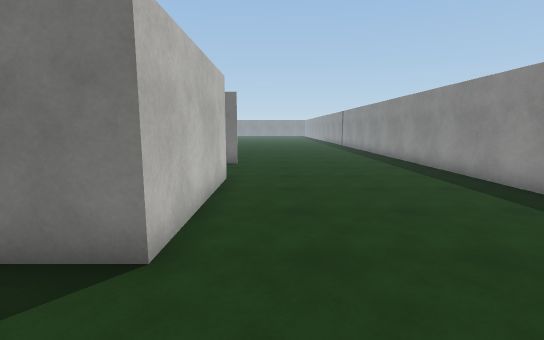
[1] (above)

19 first-person views from a walk through a scene from a Unity 3-D project. The camera is 1.5 m above the floor, tilts 8° down and sees 85° across. The floor is counted in squares, 1 m on a side. Each view is taken from the middle of a square. On the plan, view 1 faces up. The plan holds only what a view shows up to about 15 squares ahead; the rest is blank. The place goes on beyond the plan. Some animated figures are not drawn. Surface patterns are stand-ins for the level's own textures.

[2]
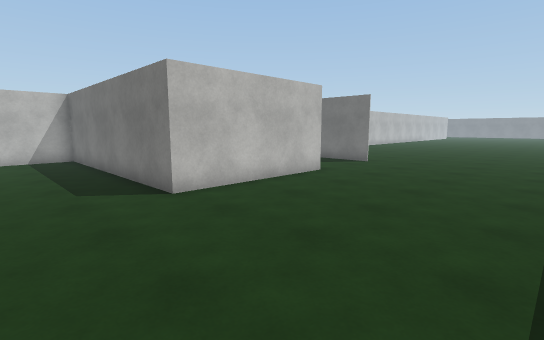

[3]
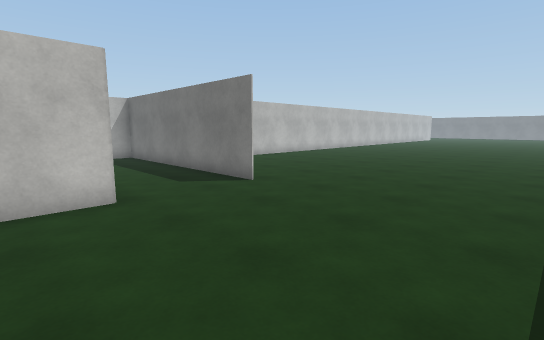

[4]
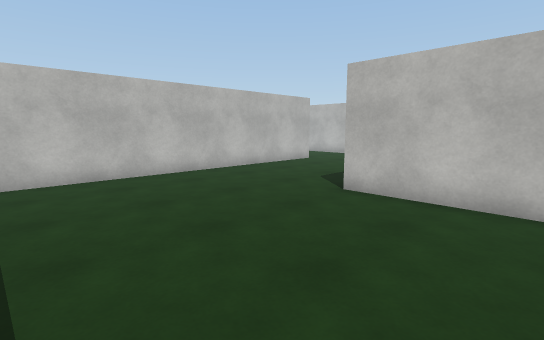

[5]
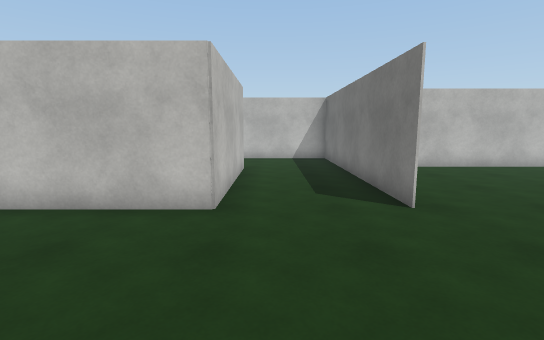

[6]
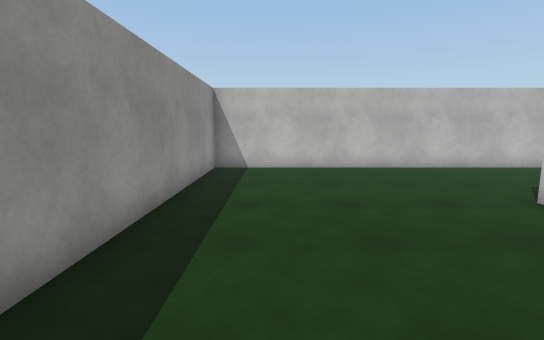

[7]
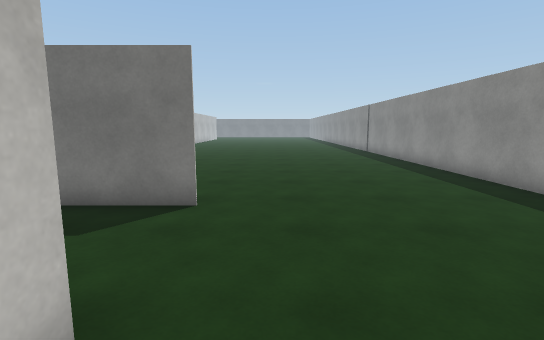

[8]
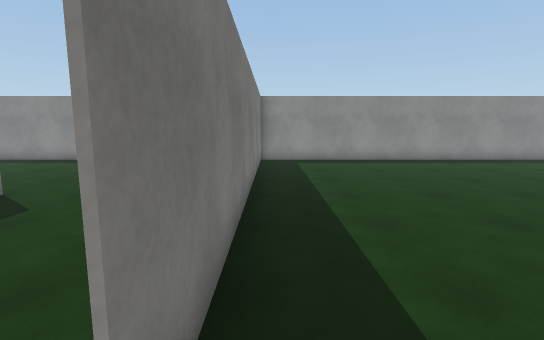

[9]
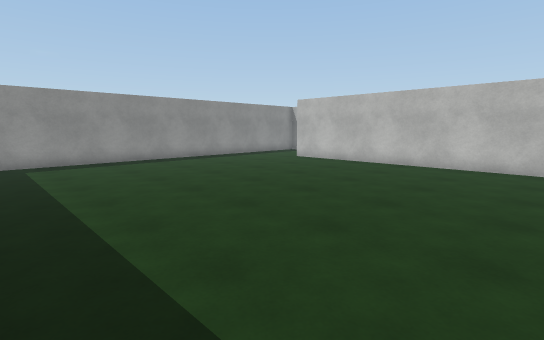

[10]
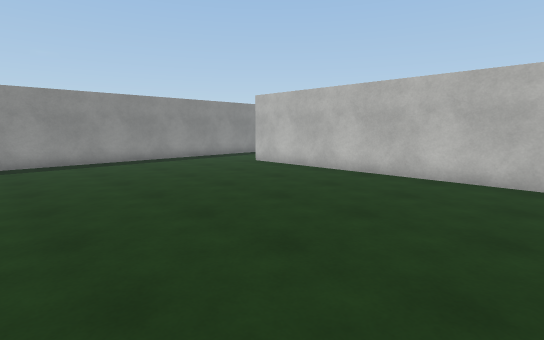

[11]
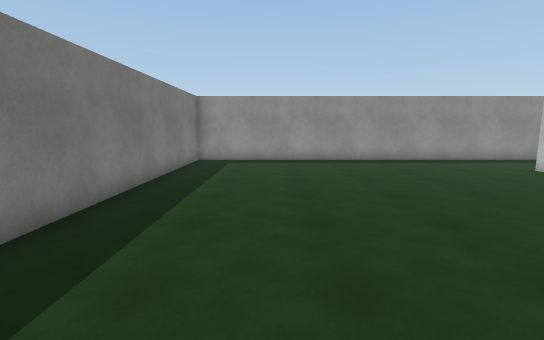

[12]
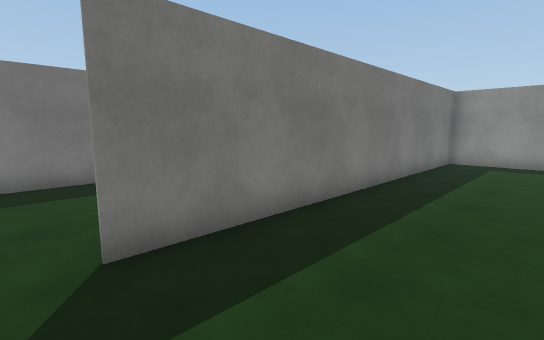

[13]
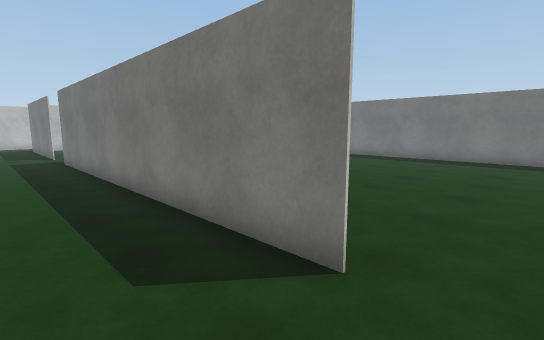

[14]
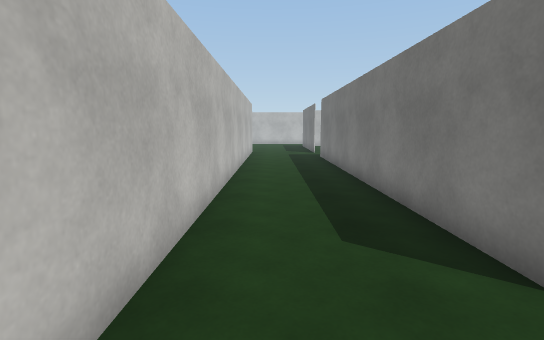

[15]
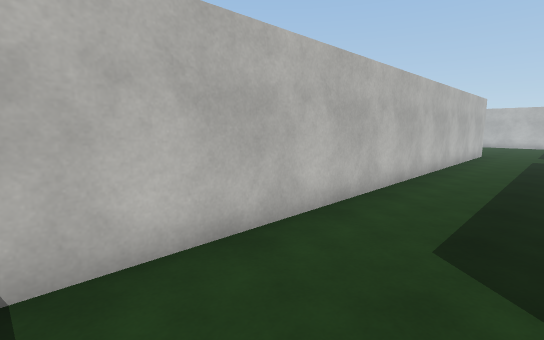

[16]
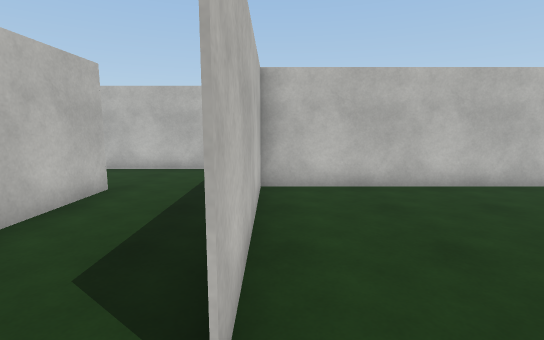

[17]
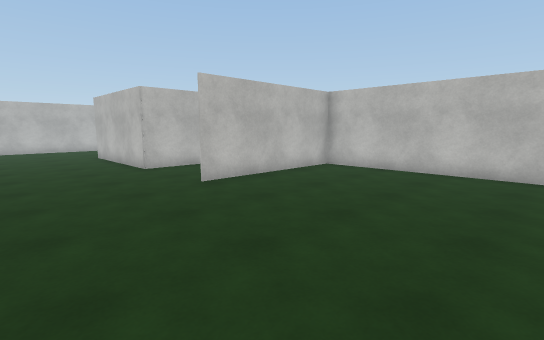

[18]
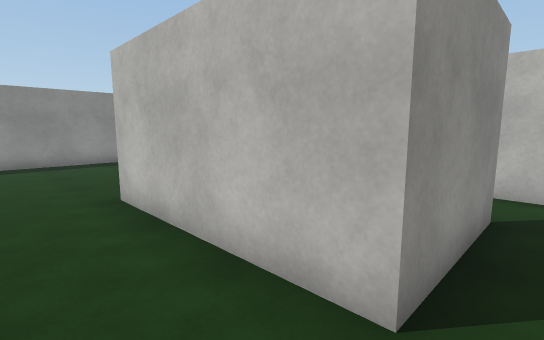

[19]
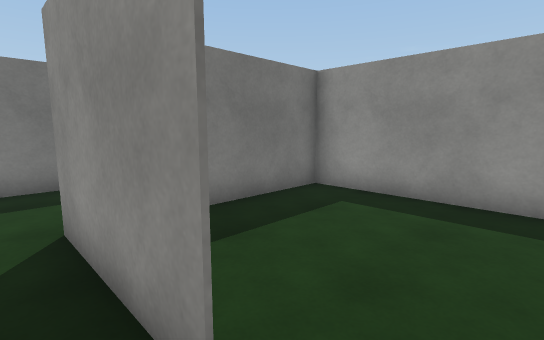

### Floor plan
Points are (right, up) in squares from view 1. A wall is a line through its corners. A room is listed if a view was taken in it or the views show most of it. See-through windows are left out.
Room 1 (views 1, 2, 3, 4, 5, 6, 7, 16, 17, 18, 19)
walls: (-7.2, 5.2) (-7.2, 8.9) (-1.4, 8.9) (-1.4, 3.1) (-8.5, 3.1); (-7.6, 20.5) (-7.6, 12.7) (-1.4, 12.7) (-8.5, 12.7); (-7.1, -2.4) (6.2, -2.4); (6.2, -1.9) (6.2, 20.5)
ways out: opening at (-8, -2) to room 2; opening at (-7, 4.5) to room 3
Room 2 (views 8, 9, 10, 11, 12, 13, 14, 15)
walls: (-7.8, -15.4) (2.5, -15.4) (-8.5, -15.4); (6.2, -2.5) (-7.1, -2.5); (6.2, -18.8) (6.2, -1.9); (-8.5, -19.3) (5, -19.3)
ways out: opening at (-8, -2) to room 1
Room 3 (no view inside)
walls: (-1.4, 4.1) (-1.4, 8.9) (-4.9, 8.9); (-7.8, 3.2) (-6.9, 3.2)
ways out: opening at (-7, 4.5) to room 1

Positions as (right, up) in squares from view 1, and headings:
1: (0, 0), facing up
2: (5, 0), facing up-left
3: (5, 7), facing up-left
4: (5, 7), facing down-left
5: (4, 10), facing left
6: (4, 9), facing down
7: (0, 7), facing up
8: (-8, -3), facing right
9: (-8, -3), facing down-right
10: (-8, -6), facing down-right
11: (-8, -6), facing right
12: (-8, -6), facing up-right
13: (4, -18), facing up-left
14: (5, -18), facing left
15: (5, -16), facing down-left
16: (0, 13), facing left
17: (3, 20), facing down-left
18: (-8, 11), facing down-right
19: (-8, 4), facing up-right
